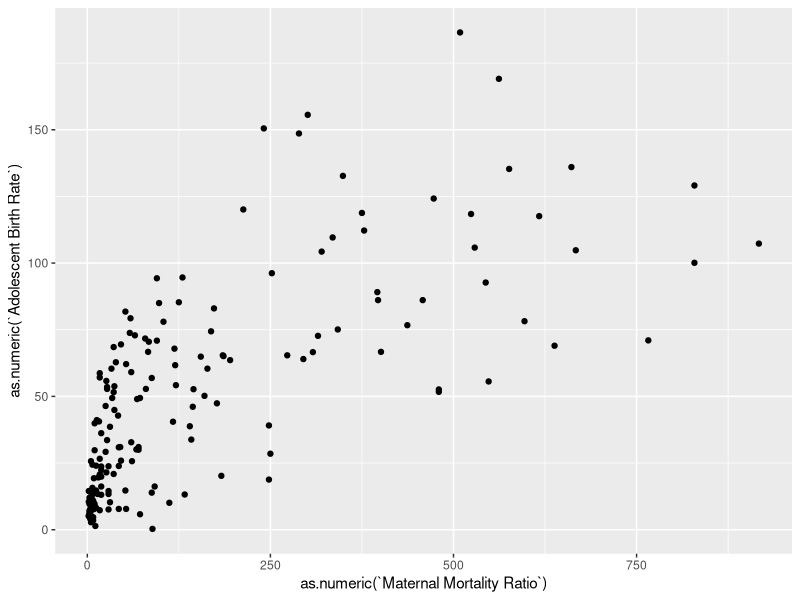
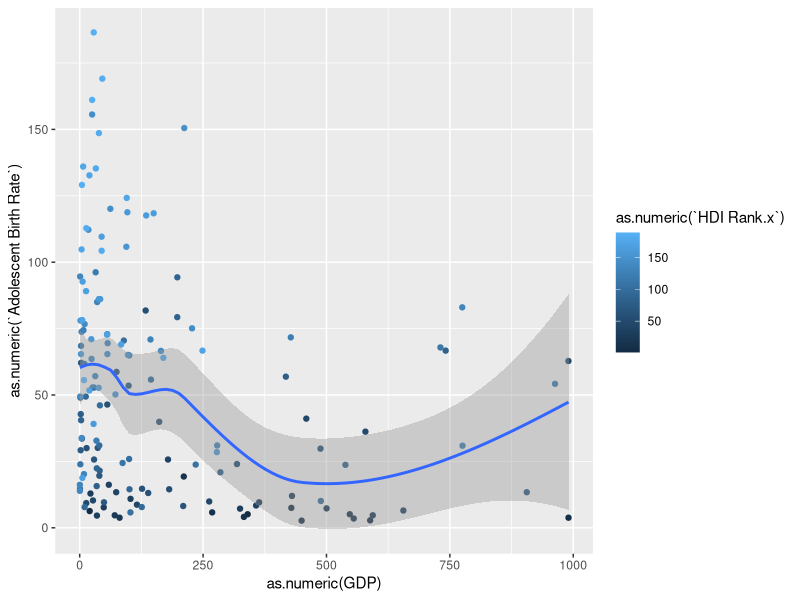

R code for these plots, in order:
## ---- chunk 1
library(tidyverse)
library(dplyr)
library(ggplot2)

knitr::opts_chunk$set(eval = TRUE, echo = FALSE, message = FALSE, warning = FALSE)
## ---- chunk 2
hdi1 <- read.csv("../data/HDI_Table1.csv")
hdi4 <- read.csv("../data/HDI_Table4.csv")
hdi5 <- read.csv("../data/HDI_Table5.csv")
hdi8 <- read.csv("../data/HDI_Table8.csv")
hdi10 <- read.csv("../data/HDI_Table10.csv")
adolescent_births <- read.csv("../data/Adolescent_Births.csv")
contraceptive_prevalence <- read.csv("../data/Contraceptive_Prevalence.csv")
## ---- chunk 3
hdi1_clean <- slice(hdi1, -c(1:7, 74, 128, 166, 200, 207:270))
hdi1_clean <- select(hdi1_clean, select = -c(X.1, X.3, X.5, X.7, X.9, X.11))
names(hdi1_clean) <- c("HDI Rank", "Country", "HDI 2019", "Life Expectancy Birth", "Expected Years Schooling", "Mean Years Schooling", "GNI Per Capita", "GNI Per Capita Minus HDI", "HDI 2018")

hdi4_clean <- slice(hdi4, -c(1:7, 74, 128, 166, 200, 207:264))
hdi4_clean <- select(hdi4_clean, select = -c(X.1, X.3, X.5, X.7, X.9, X.11, X.13, X.15, X.17, X.19, X.21, X.23))
names(hdi4_clean) <- c("HDI Rank", "Country", "Gender Development Index", "Gender Development Index Group", "HDI Female", "HDI Male", "Life Expectancy Birth Female", "Life Expectancy Birth Male", "Expected Years Schooling Female", "Expected Years Schooling Male", "Mean Years Schooling Female", "Mean Years Schooling Male", "Estimated GNI per Capita Female", "Estimated GNI per Capita Male")

hdi5_clean <- slice(hdi5, -c(1:7, 74, 128, 166, 200, 207:270))
hdi5_clean <- select(hdi5_clean, select = -c(X.1, X.3, X.5, X.7, X.9, X.11, X.13, X.15, X.17))
names(hdi5_clean) <- c("HDI Rank", "Country", "Gender Development Index", "Gender Development Index Rank", "Maternal Mortality Ratio", "Adolescent Birth Rate", "Seats Parliament Female", "Secondary Education Female", "Secondary Education Male", "Labour Participation Female", "Labour Participation Male")

hdi8_clean <- slice(hdi8, -c(1:7, 74, 128, 166, 200, 207:264))
hdi8_clean <- select(hdi8_clean, select = -c(X.1, X.3, X.5, X.7, X.9, X.11, X.13, X.15, X.17, X.19, X.21, X.23, X.25, X.27, X.29 : X.33))
names(hdi8_clean) <- c("HDI Rank", "Country", "Infants Breastfed", "Lack DTP Immunization", "Lack Measles Immunization", "Child Malnutrition", "Mortality Rate Infant", "Mortality Rate Under 5", "Mortality Rate Female", "Mortality Rate Male", "Mortality Rate Noncommunicable Female", "Mortality Rate Noncommunicable Male", "Malaria Incidence", "TB Incidence", "HIV Prevalence", "Healthy Life Expectancy at Birth", "Health Expenditure of GDP")

hdi10_clean <- slice(hdi10, -c(1:7, 74, 128, 166, 200, 207:260))
hdi10_clean <- select(hdi10_clean, select = -c(X.1, X.3, X.5, X.7, X.9, X.11, X.13, X.15, X.17, X.19, X.21, X.23))
names(hdi10_clean) <- c("HDI Rank", "Country", "GDP", "GDP per Capita", "GDP Annual Growth", "Labour Share", "Gross Fixed Capital Formation of GDP", "General Government Consumption of GDP", "General Government Consumption Annual Growth", "Total Tax Revenue of GDP", "Taxes Income Profits Capital Gains of TTR", "External Debt Stock of GNI", "Total Debt Service of GNI", "Consumer Price Index")

adolescent_births_clean <- select(adolescent_births, select = c(ParentLocation, Location, Period, IsLatestYear, FactValueNumeric, Value))
names(adolescent_births_clean) <- c("World Region", "Country", "Period", "Is Latest Year", "Adolescent Births", "Adolescent Births Text")

contraceptive_prevalence_clean <- slice(contraceptive_prevalence, -c(1:8))
contraceptive_prevalence_clean <- select(contraceptive_prevalence_clean, select = c(X, X.2, X.3, X.4, X.5, X.6, X.19))
names(contraceptive_prevalence_clean) <- c("Country", "Survey Start Year", "Survey End Year", "Age Group", "Contraceptive Any Method", "Contraceptive Modern Method", "Contraceptive Traditional Method")
## ---- chunk 4

country_joined <- hdi1_clean %>%
  inner_join(hdi10_clean, by = "Country")%>%
  inner_join(hdi4_clean, by = "Country")%>%
  inner_join(hdi5_clean, by = "Country")%>%
  inner_join(hdi8_clean, by = "Country")

contraceptives_joined <- contraceptive_prevalence_clean %>%
  inner_join(adolescent_births_clean, by = "Country")
## ---- chunk 5

## ---- chunk 6

## ---- chunk 7
ggplot(country_joined, aes(x = as.numeric(`Maternal Mortality Ratio`), 
                           y = as.numeric(`Adolescent Birth Rate`))) +
  geom_point()

## ---- chunk 8

## ---- chunk 9
ggplot(country_joined, aes(x = as.numeric(`GDP`), 
                           y = as.numeric(`Adolescent Birth Rate`), color = as.numeric(`HDI Rank.x`))) +
  geom_point() +
  geom_smooth()
## ---- chunk 10

## ---- chunk 11

## ---- chunk 12

## ---- chunk 13
